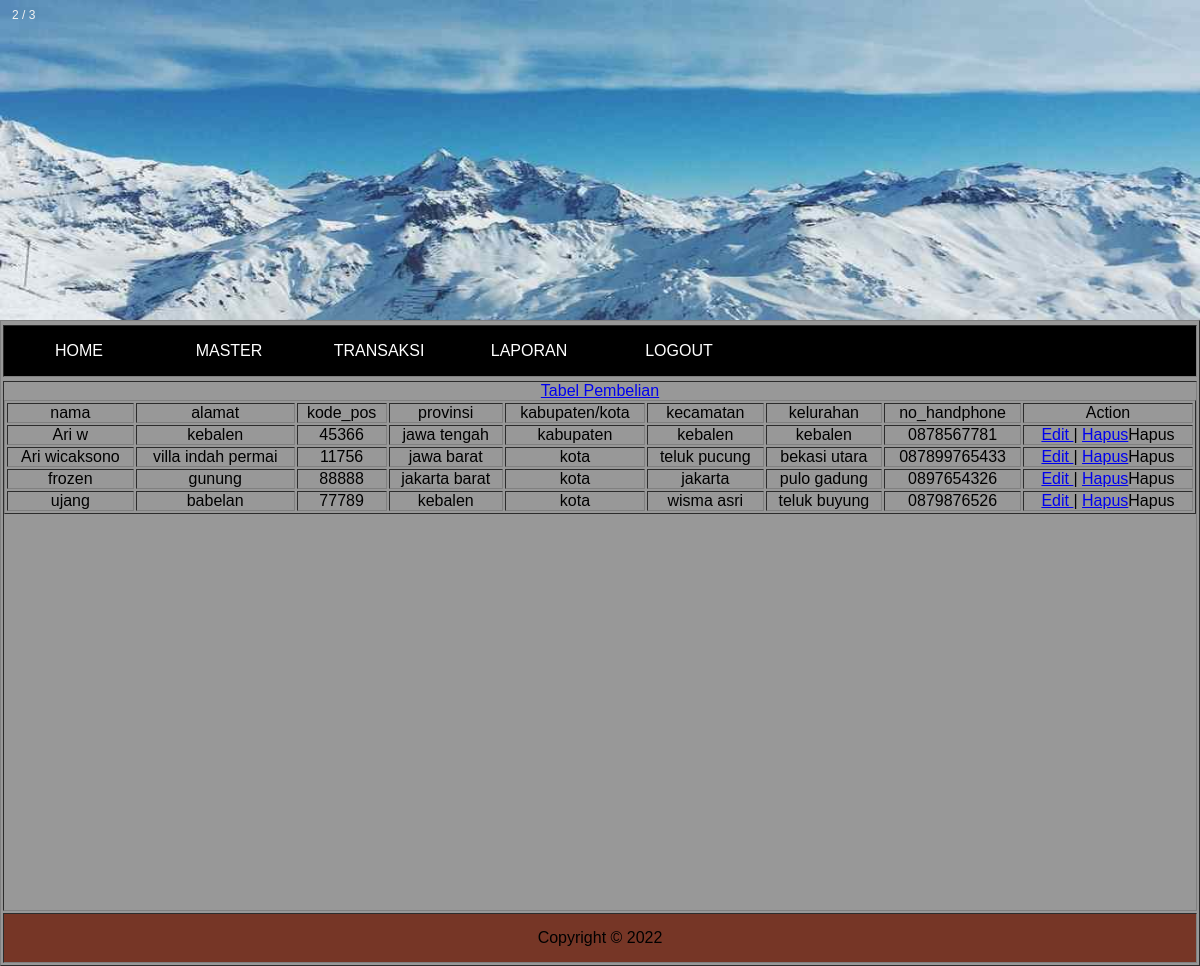
The page /tabelpembelian.php (signed in) on the database its author committed.
### tables this page shows
CREATE TABLE `biodatapembeli` (
  `nama` varchar(50) NOT NULL,
  `alamat` text NOT NULL,
  `kode_pos` char(5) NOT NULL,
  `provinsi` varchar(30) NOT NULL,
  `kabupaten/kota` varchar(30) NOT NULL,
  `kecamatan` varchar(30) NOT NULL,
  `kelurahan` varchar(30) NOT NULL,
  `no_handphone` varchar(20) NOT NULL
);

### tabelpembelian.php (the view, shortened to what this page needs)
<?php
include('header.php');
?>
<a href="biodatapembeli.php">Tabel Pembelian</a>
<table border="1" width="100%">
	<tr align="center">
		<td>nama</td>
		<td>alamat</td>
		<td>kode_pos</td>
		<td>provinsi</td>
		<td>kabupaten/kota</td>
		<td>kecamatan</td>
		<td>kelurahan</td>
		<td>no_handphone</td>
		<td>Action</td>
	</tr>
	<?php
		include "koneksi.php";
		$sql="SELECT * FROM `biodatapembeli`";
		$hasil_query=mysqli_query($koneksi,$sql);
		while($data=mysqli_fetch_array($hasil_query)){
	?>
		<tr>
			<td align="center"><?php echo $data ['nama']; ?></td>
			<td align="center"><?php echo $data ['alamat']; ?></td>
			<td align="center"><?php echo $data ['kode_pos']; ?></td>
			<td align="center"><?php echo $data ['provinsi']; ?></td>
			<td align="center"><?php echo $data ['kabupaten/kota']; ?></td>
			<td align="center"><?php echo $data ['kecamatan']; ?></td>
			<td align="center"><?php echo $data ['kelurahan']; ?></td>
			<td align="center"><?php echo $data ['no_handphone']; ?></td>
			<td align="center"><a href="edit.php?nama=<?php echo $data ['nama']; ?>">Edit </a> | <a href="hapuspembeli.php?nama=<?php echo $data['nama']; ?>" onclick="return confirm('Apakah data ini ingin dihapus?')"> Hapus</a>Hapus</td>
		</tr>
	<?php
		}
	?>
</table>
<?php
include('footer.php');
?>

### header.php (shortened to what this page needs)
<link rel="stylesheet" type="text/css" href="css/style.css"/>
<table width="100%" border="1">
	<tr>
</head>
<body>
<div class="slideshow-container">
<div class="mySlides fade">
  <div class="numbertext">2 / 3</div>
  <img src="img_snow_wide.jpg" height="40%" width="100%">
</div>
</div>
	</tr>
	<tr>
		<td height="100%" align="left">
		<div  class="menu-dropdown">
			<ul>
				<li><a href="menuutama2.php">HOME</a></li>
				<li><a href="#">MASTER</a>
				</li>
				<li><a href="#">TRANSAKSI</a>
				</li>
				<li><a href="#">LAPORAN</a>
				</li>
				<li><a href="logout.php">logout</a></li>
			</ul>
</div>
		</td>
	<tr>
	<tr>
		<td height="530px" align="center" valign="top">

### footer.php
</td>
<tr style="background-color: #763626;">
	<td height="50px" align="center">Copyright &copy; 2022</td>
</tr>
</table>

### css/style.css (style rules this page uses)
* { margin: 0; padding: 0; }
body { background-color: #989898; font-family: Arial, Helvetica, Sans-serif; }
.menu-dropdown { background-color: #000000; height: 50px; line-height:50px; position: relative; width: 100%; margin-top: 0; z-index: 100; }
.menu-dropdown ul { list-style:none; }
.menu-dropdown ul li { float: left; }
.menu-dropdown ul li a { float: left; width: 150px; display: block; text-align: center; color:#ffffff; text-decoration: none; text-transform: uppercase; }

### header.php (style rules this page uses)
* { box-sizing: border-box; }
body { font-family: Verdana, sans-serif; }
.mySlides { display: none; }
img { vertical-align: middle; }
.slideshow-container { max-width: 100%; position: relative; margin: auto; }
.numbertext { color: #f2f2f2; font-size: 12px; padding: 8px 12px; position: absolute; top: 0; }
.fade { -webkit-animation-name: fade; -webkit-animation-duration: 1.5s; animation-name: fade; animation-duration: 1.5s; }

### rows shown on the page
biodatapembeli: nama "Ari w", alamat "kebalen", kode_pos "45366", provinsi "jawa tengah", value "kabupaten", kecamatan "kebalen", kelurahan "kebalen", no_handphone "0878567781"
biodatapembeli: nama "Ari wicaksono", alamat "villa indah permai", kode_pos "11756", provinsi "jawa barat", value "kota", kecamatan "teluk pucung", kelurahan "bekasi utara", no_handphone "087899765433"
biodatapembeli: nama "frozen", alamat "gunung", kode_pos "88888", provinsi "jakarta barat", value "kota", kecamatan "jakarta", kelurahan "pulo gadung", no_handphone "0897654326"
biodatapembeli: nama "ujang", alamat "babelan", kode_pos "77789", provinsi "kebalen", value "kota", kecamatan "wisma asri", kelurahan "teluk buyung", no_handphone "0879876526"
